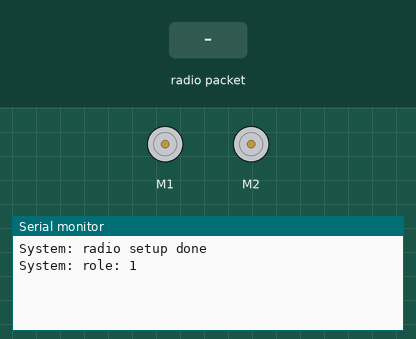
Bench run of a sketch on a simulated Arduino Uno, built with avr-gcc and run on an emulated ATmega328P. Parts: 2 × DC motor (green arrow = forward, orange = backward, longer = faster), the last lines printed to the serial monitor. The inputs (shaded band) are chosen by the test bench. No radio packets arrive unless stated.

Above: at 0.8 s.
0.9 s: radio packet "1" arrives
At 2.3 s:
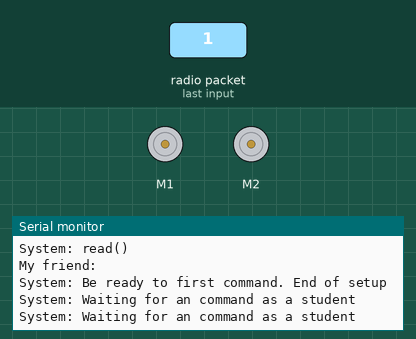
2.4 s: radio packet "0" arrives
At 3.91 s:
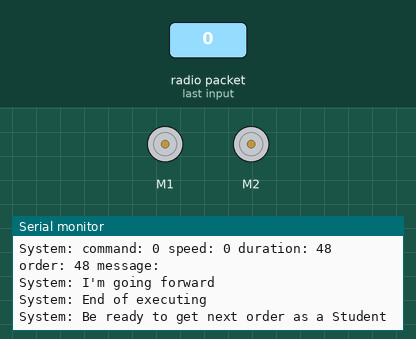

The sketch:

ZumoFollower.ino
```cpp
/*------------------------------------------

  Master of Zumo Cooperation Swarm.
  --------------------------------
  \description:
    One of three Zumo Cooperation Swarm
    projects. This one applays both sides,
    master and slave. You have posiibility
    to choose if this robot is master of
    slave before pushing program to zumos.
    The other settings are scenario and
    number of commands.
*///------------------------------------------
#include <nRF24L01.h>
#include <RF24.h>
#include <SPI.h>
#include <Wire.h>
#include <ZumoShield.h>

////////////////////////////////////////////////////////////
///
/// Some needed stuff before settings. Setting are below.
///
///---------------------------------------------------------

// Available roles
enum roles
{
  Leader = 0,
  Student = 1
};

// Available commands
enum commands
{
  GoForward = 0,
  GoBackward = 1,
  TurnRight = 2,
  TurnLeft = 3
};

////////////////////////////////////////////////////////////
///
/// The place where is all the stuff You must set up
/// before uploading this software to Your Zumo
///
///---------------------------------------------------------
///
/// The role of Your Zumo shield
///
///------------------------------
/// One of Zumos needs to be a leader and the second
/// must be a Student.

roles role { roles::Student };

///---------------------------------------------------------
///
/// Number of commands in scenario to do
///
///------------------------------
/// This is number of commands to do with scenario.
/// After exceeding this value by state of scenario.
/// State is changed to zero and scenario is started
/// from beginning

const unsigned commandsAmount { 4 };

///---------------------------------------------------------
///
/// Scenario of moving
///
///------------------------------
/// This is a scenario which the Leader is sending to the
/// Student and executed by both of them.
/// First of arguments is direction, second speed and the
/// last is duration of moving.
///
/// To change easily by user:
/// First size of array. It is number of comments in
/// scenario. Second is number of properties of each
/// scenario and it should stay the same for You. Code do
/// not predicts more arguments for this.
///
/// Max value of direction argument is 9, of speed is 999
/// and duriation 999.
/// Min value of speed is 201 because of shield.

const int scenario[commandsAmount][3] = {
  {GoForward, 600, 600},
  {TurnLeft, 300, 700},
  {TurnRight, 500, 900},
  {GoBackward, 400, 200}};

///
////////////////////////////////////////////////////////////

/// Size of strings used to sending and receiving messages
/// orders etc.
const unsigned sizeOfString = 32;

/// State of scenario
unsigned scenarioState{};

/// -------- Some other stuff --------
ZumoMotors motors;
RF24 radio (7, 8);
const byte rxAddr[6] = "00001";
char * recivedMessage[sizeOfString]{};
char * sendedMessage[sizeOfString]{};
unsigned order{};
///-----------------------------------

//brief\ Writes message to radio and console
void writeMessage()
{
  Serial.println("System: writeMessage");
  radio.write(sendedMessage, sizeof(*sendedMessage));
  Serial.print("Me: ");
  Serial.println(*sendedMessage);
}


//brief\ Writes order to radio and console
void writeOrder()
{
  Serial.println("System: writeOrder");
  radio.write(&order, sizeof(order));
  Serial.print("Me: ");
  Serial.println(order);
}

//brief\ Reads from radio to message and console
void read()
{
  Serial.println("System: read()");
  radio.read(recivedMessage, sizeof(*recivedMessage));
  Serial.print("My friend: ");
  Serial.println(*recivedMessage);
}

//brief\ Converts message to order when student gets
//       order in a message
void message2Order()
{
  Serial.println("System: message2Order()");
  Serial.println("System: recivedMessage: ");
  Serial.print(*recivedMessage);
  order = ((unsigned)*recivedMessage);
  Serial.print(" order: ");
  Serial.println(order);
}

//brief\ Executes command from message
void execute()
{
  Serial.println("System: execute()");
  const unsigned command = order / 1000000;
  const unsigned speed = (order % 1000000) / 1000;
  const unsigned duration = order % 1000;
  Serial.print("System: command: ");
  Serial.print(command);
  Serial.print(" speed: ");
  Serial.print(speed);
  Serial.print(" duration: ");
  Serial.print(duration);
  Serial.print(" order: ");
  Serial.print(order, DEC);
  Serial.print(" message: ");
  Serial.println(*recivedMessage);

  if (command == commands::GoForward)
  {
    Serial.println("System: I'm going forward");
    motors.setLeftSpeed(speed);
    motors.setRightSpeed(speed);
  }
  else if (command == commands::GoBackward)
  {
    Serial.println("System: I'm going backward");
    motors.setLeftSpeed(-speed);
    motors.setRightSpeed(-speed);
  }
  else if (command == commands::TurnRight)
  {
    Serial.println("System: I'm turning to the right");
    motors.setLeftSpeed(speed);
  }
  else if (command == commands::TurnLeft)
  {
    Serial.println("System: I'm turning to the left");
    motors.setRightSpeed(speed);
  }

  delay(duration);
  motors.setLeftSpeed(0);
  motors.setRightSpeed(0);
  Serial.println("System: End of executing");
}

//brief\ Setups radio, roles, etc.
void setup()
{
  while(!Serial);
  Serial.begin(9600);

  radio.begin();
  radio.setRetries(15, 15);
  Serial.println("System: radio setup done");
  Serial.print("System: role: ");
  Serial.println(role);

  // Leader setup and synchronization
  if (role == Leader)
  {
    Serial.println("System: I'm a leader. Sending first message");
    // Sending first message as a leader
    radio.stopListening();
    radio.openWritingPipe(rxAddr);
    *sendedMessage = "My turn to be a leader!";
    writeMessage();
    delay(5000);

    Serial.println("System: Be ready to send first command");
    // Be ready to give first command
    Serial.println("System: End of setup");
    // That's all for setup of Leader
  }
  // Student setup and synchronization
  else if (role == Student)
  {
    radio.openReadingPipe(0, rxAddr);
    radio.startListening();

    while (1)
    {
      if(radio.available())
      {
        Serial.println("System: Something catched");
        read();
        break;
      }
    }
    Serial.println("System: Be ready to first command. End of setup");
    // Be ready to first command
  }
  else
  {
    Serial.println("Error! 159");
    delay(10000000);
  }
}

//brief\ Main loop in program
void loop()
{
  if (role == Leader)
  {
    Serial.println("System: Sending order as a leader");

    // Sending next order
    order = scenario[scenarioState][0] * 1000000 + scenario[scenarioState][1] * 1000
            + scenario[scenarioState][2];
    writeOrder();
    Serial.print("Success: ");
    Serial.println( radio.txStandBy(1000));

    // Incrementing state
    ++scenarioState;
    if (scenarioState > commandsAmount - 1)
    {
      scenarioState = 0;
    }
    delay(200);

    Serial.println("System: Start to execute my own command");
    // Start executing
    execute();

    Serial.println("System: Be ready to give next command. End of this loop as a Leader");
    // Be ready to give next command
  }
  else if (role == Student)
  {
    Serial.println("System: Waiting for an command as a student");
    if(radio.available())
    {
      Serial.println("System: Gotten sth let's read this");
      // Reading command
      read();

      if (*recivedMessage == "My turn to be a leader!")
      {
        Serial.println("Wait for him");
      }
      else
      {
        Serial.println("System: Convert message to order");
        // Convert message to order
        message2Order();

        Serial.println("System: Execute order");
        // Execute order
        execute();

        Serial.println("System: Be ready to get next order as a Student");
        // Be ready to get next order as a Student
      }
    }
    else
    {
      delay(1000);
    }
  }
  else
  {
    Serial.println("Error! 211");
    delay(10000000);
  }
  delay(200);
}
```

Measured:
- after the input at 0.9 s, the serial monitor: prints a new line at once (image 1)
- after the input at 2.4 s, the serial monitor: prints a new line after 1.0 s (image 2)
